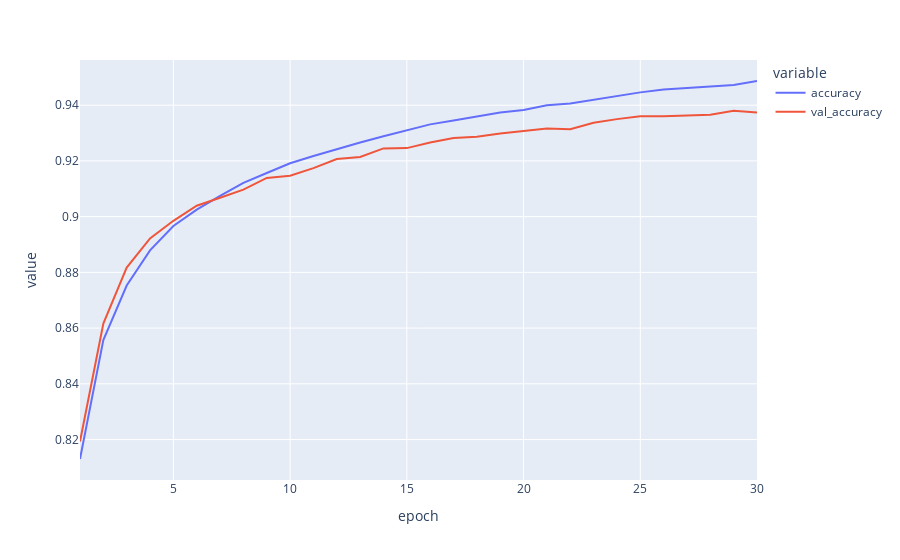

The notebook cell saved with this chart:
### Code cell
px.line(results, x="epoch", y=["accuracy", "val_accuracy"])

### Figure 1 — Plotly figure (JSON) as saved in the notebook; plotly's stock layout.template omitted (floating-point values rounded to 4 significant figures)
{"data": [{"hovertemplate": "variable=accuracy<br>epoch=%{x}<br>value=%{y}<extra></extra>", "legendgroup": "accuracy", "line": {"color": "#636efa", "dash": "solid"}, "marker": {"symbol": "circle"}, "mode": "lines", "name": "accuracy", "orientation": "v", "showlegend": true, "type": "scatter", "x": [1, 2, 3, 4, 5, 6, 7, 8, 9, 10, 11, 12, 13, 14, 15, 16, 17, 18, 19, 20, 21, 22, 23, 24, 25, 26, 27, 28, 29, 30], "xaxis": "x", "y": [0.813, 0.8557, 0.8753, 0.8879, 0.8966, 0.9025, 0.9075, 0.9121, 0.9156, 0.9192, 0.9217, 0.9243, 0.9266, 0.9289, 0.931, 0.9331, 0.9345, 0.9361, 0.9374, 0.9383, 0.94, 0.9406, 0.9419, 0.9434, 0.9446, 0.9457, 0.9462, 0.9469, 0.9473, 0.9487], "yaxis": "y"}, {"hovertemplate": "variable=val_accuracy<br>epoch=%{x}<br>value=%{y}<extra></extra>", "legendgroup": "val_accuracy", "line": {"color": "#EF553B", "dash": "solid"}, "marker": {"symbol": "circle"}, "mode": "lines", "name": "val_accuracy", "orientation": "v", "showlegend": true, "type": "scatter", "x": [1, 2, 3, 4, 5, 6, 7, 8, 9, 10, 11, 12, 13, 14, 15, 16, 17, 18, 19, 20, 21, 22, 23, 24, 25, 26, 27, 28, 29, 30], "xaxis": "x", "y": [0.8193, 0.8616, 0.8817, 0.8922, 0.8985, 0.9039, 0.9068, 0.9097, 0.9139, 0.9147, 0.9174, 0.9207, 0.9214, 0.9245, 0.9246, 0.9266, 0.9282, 0.9287, 0.9298, 0.9306, 0.9316, 0.9314, 0.9337, 0.935, 0.936, 0.936, 0.9364, 0.9366, 0.938, 0.9374], "yaxis": "y"}], "layout": {"legend": {"title": {"text": "variable"}, "tracegroupgap": 0}, "margin": {"t": 60}, "xaxis": {"anchor": "y", "domain": [0, 1], "title": {"text": "epoch"}}, "yaxis": {"anchor": "x", "domain": [0, 1], "title": {"text": "value"}}}}
